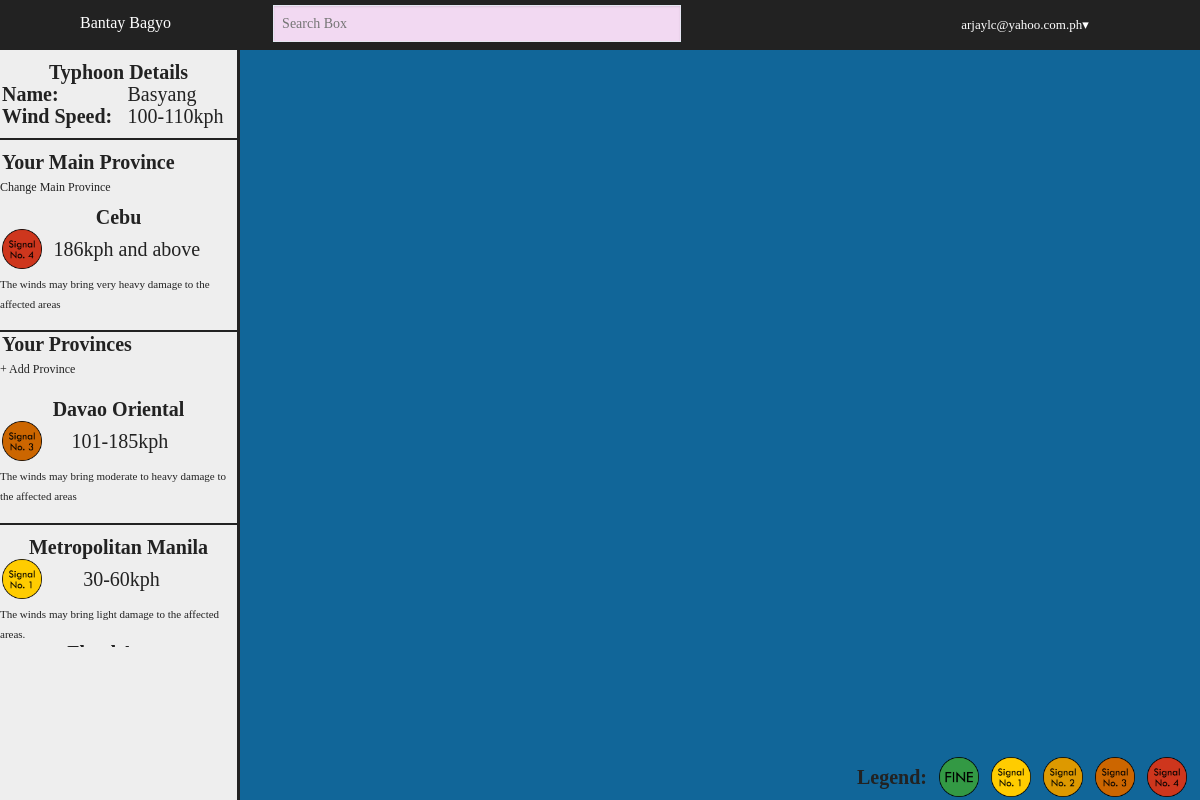
The app's page /index.php (signed in) with its own data.
### tables this page shows
CREATE TABLE typhoon(
	typhoon_name varchar(32) not null,
	windspeedmin int not null,
	windspeedmax int not null,
	primary key(typhoon_name)
);

create table signalnumbers(
	signalnumber tinyint not null,
	mapcolor varchar(6) not null,
	windspeedmin int not null,
	windspeedmax int,
	primary key(signalnumber)
);

create table user_provinces(
	email_address varchar(64) not null,
	province varchar(64) not null,
	primary key(email_address, province),
	constraint fk_email foreign key(email_address) references users(email_address) ON UPDATE CASCADE,
	constraint fk_user_province foreign key(province) references provinces(province)
);

### includes/cookie_checker.inc.php (called while the page is built, shortened)
<?php
	include ('includes/session_master.inc.php');
	$session_master = new SessionMaster();
?>

### includes/session_master.inc.php (called while the page is built, shortened)
<?php
	class SessionMaster{
		public function isLoggedIn(){
			if(isset($_SESSION['logged'])){
				if($_SESSION['logged'] == true)
					return true;
				else return false;
			}
			else return false;
		}
	}
?>

### includes/database_master.inc.php (called while the page is built, shortened)
<?php
	class DatabaseMaster{
		private $databaseConnection;
		private function connectDatabase(){
			$host = 'localhost';
			$user = 'root';
			$password = '';
			$db_name = 'bantaybagyo';
			$this->databaseConnection = mysqli_connect($host, $user, $password, $db_name);
			mysqli_set_charset($this->databaseConnection, 'utf8');
		}
		public function querySelect($query){
			$result = mysqli_query($this->databaseConnection, $query);
			if($result){
				$resultData = array();
				$rowCount = mysqli_num_rows($result);
				if($rowCount >= 1){
					if($rowCount == 1)
						$resultData[] = mysqli_fetch_array($result, MYSQLI_ASSOC);
					else{
						while($rowData = mysqli_fetch_array($result, MYSQLI_ASSOC))
							$resultData[] = $rowData;
					}
					return $resultData;
				}
				else return $resultData;
			}
			else return false;
		}
	}
?>

### includes/mainpage_typhoon_details.inc.php (the view, shortened to what this page needs)
<div id = "floating-sidebar-typhoon">
	<div id = "typhoon-details" class = "floating-sidebar-details">
	  <table>
	    <tr>
	      <th class="table-cat" colspan=2>Typhoon Details</th>
	    </tr>
	    <?php
			require_once('includes/database_master.inc.php');
			$database_master = new DatabaseMaster();
	    	$query = "SELECT * FROM typhoon";
	    	$queryResult = $database_master->querySelect($query);
	    	if(empty($queryResult)){
	    		echo 'no database';
	    	} else{?>
	    	<tr>
		      <td class="table-cat">Name:</td>
		      <td><?php echo $queryResult[0]['typhoon_name']?></td>
		    </tr>
		    <tr>
		      <td class="table-cat">Wind Speed:</td>
		      <td><?php echo $queryResult[0]['windspeedmin'].'-'.$queryResult[0]['windspeedmax']."kph"?></td>
		    </tr>
	    <?php
	    	}
	    ?>
	  </table>
	</div>
			<?php
				if(isset($_SESSION['logged'])){?>
			<div class="floating-sidebar-details">
				<table>
					<tr>
						<td class = "table-cat">Your Main Province</td>
					</tr>
				</table>
				<button id = "changeProvinceButton" type =  "button" onmousedown = "toggleMainProvince()">Change Main Province</button>
			<div id="main-province">
			<?php
					showProvinceTable($_SESSION['province']);
			?>
			</div>
			</div>
			<?php
					$query = "SELECT province FROM user_provinces WHERE email_address = '".$_SESSION['email'].
					"' AND NOT province = '".$_SESSION['province']."'";
					$queryResult = $database_master->querySelect($query);
					if(!empty($queryResult)){?>
					<div>
						<table>
							<tr>
								<td class = "table-cat">Your Provinces</td>
							</tr>
						</table>
						<button id = "addProvinceButton" onmousedown = "toggleProvince()">+ Add Province</button>
					<div id = "other-province-details">
			<?php
					foreach($queryResult as $row){
						echo '<div class = "floating-sidebar-details">';
						showProvinceTable($row['province']);
						echo '</div>';
					}?>
				</div>
					</div>
			<?php
				} else{
					echo '<button id = "addProvinceButton" onmousedown = "toggleProvince()">+ Add Province</button>';
				}
			?>
			<?php
				}
			?>
</div>
<?php
function showProvinceTable($province){
	$database_master = new DatabaseMaster();
?>
<div id = "province">
		<table>
		<tr>
			<th class = "table-cat" colspan=2><?php echo $province?></th>
		</tr>
<?php
			$querySignal = 'SELECT signalnumber FROM provinces WHERE province = "'.$province.'"';
			$querySignalResult = $database_master->querySelect($querySignal);
			$message = "";
			if(isset($querySignalResult[0]['signalnumber'])){
				$signalnumber =$querySignalResult[0]['signalnumber'];
				if($signalnumber ==1){
					$src = "../Assets/sig1.png";
					$message = "The winds may bring light damage to the affected areas.";
				} else if ($signalnumber ==2){
					$src = "../Assets/sig2.png";
					$message = "The winds may bring light to moderate damage to the affected areas.";
				} else if ($signalnumber ==3){
					$src = "../Assets/sig3.png";
					$message = "The winds may bring moderate to heavy damage to the affected areas";
				} else if ($signalnumber== 4){
					$src = "../Assets/sig4.png";
					$message = "The winds may bring very heavy damage to the affected areas";
				}
				$queryDetails = "SELECT mapcolor, windspeedmin, windspeedmax FROM signalnumbers WHERE signalnumber =".$signalnumber;
				$queryDetailsResult = $database_master->querySelect($queryDetails);
				$windspeedmax = $queryDetailsResult[0]['windspeedmax'];
				$windspeedmin = $queryDetailsResult[0]['windspeedmin'];
?>
				<tr>
					<td class = "table-cat"><img src="<?php echo $src?>" width = 40></td>
					<td><?php
						echo $windspeedmin;
						if(isset($windspeedmax)){
							echo '-'.$windspeedmax.'kph';
						} else{
							echo 'kph and above';
						}
					?>
					</td>
				</tr>
<?php
			} else{?>
				<td><img src="../Assets/fine.png" width = 40></td>
				<td>No Typhoon</td>
<?php
			}?>
			</table>
			<span><?php echo $message?></span>
<?php
			$queryFlood = "SELECT flood_area, flood_depth FROM flood_areas WHERE province ='".$province."'";
			$queryResult = $database_master->querySelect($queryFlood);
			if(!empty($queryResult)){?>
			<table>
				<tr>
			      <th class="table-cat" colspan=2>Flood Areas</th>
			    </tr>
				<?php
			}
			?>
			</table>
</div>
<?php
		}
?>

### includes/header.inc.php (shortened to what this page needs)
<!doctype html>
<?php
  include ('includes/cookie_checker.inc.php');
?>
<html class="no-js" lang="en">
  <head>
    <link rel="stylesheet" href="css/foundation.css" />
    <link rel="stylesheet" href="css/bantaybagyo.css" />
  </head>
  <body>
    <header>
      <div id="header-wrapper">
        <div id = "logo-wrapper">
	       <p><a href="">Bantay Bagyo</a></p>
        </div>
	<div id = "searchbox">
	<input id="pac_input" class="controls" type="text" placeholder="Search Box">
	</div>
        <div id = "form-wrapper">
            <?php
              if($session_master->isLoggedin()){
                include ('includes/header_options_button.inc.php');
              } else{
                include ('includes/header_buttons.inc.php');
              }
            ?>
          </div>
        </div>
    </header>

### includes/header_options_button.inc.php (shortened to what this page needs)
<div id = "user-options">
	<button id ="optionsbutton" onmousedown="showDropdown()">
		<?php echo $_SESSION['email'].'▾'?>
	</button>
</div>

### includes/mainpage.inc.php (shortened to what this page needs)
<div id = "mainContentWrapper">
    <?php
      require_once('includes/session_master.inc.php');
      $session_master = new SessionMaster();
      if($session_master->isLoggedin()){
        require_once 'includes/change_password_form.inc.php';
        require_once 'includes/add_province_form.inc.php';
        require_once 'includes/change_province_form.inc.php';
      } else{
        require_once 'includes/register.inc.php';
        require_once 'includes/login.inc.php';
        require_once 'includes/overlay.inc.php';
      }
    ?>
    <?php
      require_once('includes/mainpage_typhoon_details.inc.php');
      require_once('includes/mainpage_legend.inc.php');
      require_once('includes/mainpage_map.inc.php');
    ?>
</div>

### includes/change_password_form.inc.php (shortened to what this page needs)
<link rel="stylesheet" href="css/jquery-ui-1.10.4.custom.min.css" />

### includes/add_province_form.inc.php (shortened to what this page needs)
<link rel="stylesheet" href="css/jquery-ui-1.10.4.custom.min.css" />

### includes/change_province_form.inc.php (shortened to what this page needs)
<link rel="stylesheet" href="css/jquery-ui-1.10.4.custom.min.css" />

### includes/mainpage_legend.inc.php
<div id="legend">
	<table>
	  <tr>
	    <td class="table-cat">Legend:</td>
	    <td><img src="../Assets/fine.png" width = 40></td>
	    <td><img src="../Assets/sig1.png" width = 40></td>
	    <td><img src="../Assets/sig2.png" width = 40></td>
	    <td><img src="../Assets/sig3.png" width = 40></td>
	    <td><img src="../Assets/sig4.png" width = 40></td>
	  </tr>
	</table>
</div>

### includes/mainpage_map.inc.php (shortened to what this page needs)
<div id = "mapWrapper">
	<div id="map_canvas"></div>
    </div>

### index.php (shortened to what this page needs)
<?php
	require('includes/header.inc.php');
  	require('includes/mainpage.inc.php');
?>
  </body>
</html>

### css/bantaybagyo.css (style rules this page uses)
html,body { height:100%; width:100%; padding: 0px; margin: 0px; }
body { background-color:#116699; font-family: 'Century Gothic'; }
body, button, #submitForm { font-family: 'Century Gothic'; }
body, div, ul, li, p, span, label { cursor:default; }
span { font-size: 11px; }
p, button { margin:0px; }
button { padding: 0px; height: 50px; width:100px; background-color: #222; }
a { color: white; text-decoration: none; min-height: 100px; }
header { z-index: 2; position: absolute; top:0; background-color: #222; height:50px; color: white; width:100%; }
input:valid, input:in-range { background:hsl(120, 50%, 90%); border-color:hsl(120, 50%, 50%); }
input:optional:valid { background:hsl(300, 50%, 90%); border:1px dotted hsl(180, 50%, 90%); }
#header-wrapper { width:85%; margin-left: 80px; margin-right:auto; font: 30px; }
#logo-wrapper { padding-top: 10px; float: left; }
#form-wrapper { float: right; }
#floating-sidebar-typhoon,#floating-sidebar-signal { background-color: #eee; color: #222; font-size: 20px; }
#floating-sidebar-typhoon { z-index: 5; position: fixed; float:left; height: 100%; width: 20%; border-right-style:solid; border-right-width:medium; }
#province { margin-bottom: 10px; }
.floating-sidebar-details { padding-top: 10px; padding-bottom: 10px; margin-top: 0; width: 100%; border-bottom: #222; border-bottom-width: 2px; border-bottom-style: solid; }
#typhoon-details { max-height: 15%; }
.floating-sidebar-details table { width: 100%; }
#map_canvas { position: relative; float:right; width: 80%; height: 100%; }
.table-cat { font-weight: bold; }
#mainContentWrapper { padding-top: 50px; clear: both; width: 100%; height: 100%; }
#mapWrapper, #phMap { position: fixed; width: 100%; padding: 0px; margin: 0px; }
#mapWrapper { height: 100%; }
#legend { z-index: 2; position: fixed; bottom:0; right: 0; color: #222; font-size: 20px; height: 50px; width: 350px; }
#legend table td { text-align: center; padding: 5px 5px; }
#optionsbutton { width: 100%; min-width: 150px; max-width: 100%; font-size: 13px; }
#changePasswordButton, #addProvinceButton, #changeProvinceButton, #forgotPasswordButton { color: gray; background: white; font-size: 13px; height: auto; width: auto; margin-bottom: 10px; }
#searchbox { float:left; padding-top: 5px; padding-left: 10%; width: 50%; }
#main-province { max-height: 115px; }
#other-province-details { max-height: 260px; }
#other-province-details, #main-province { overflow-y: auto; }
#addProvinceButton, #changeProvinceButton { background-color: #eee; color: #222; font-size: 12px; }

### records on screen
typhoon: typhoon_name "Basyang", windspeedmin "100", windspeedmax "110"
signalnumbers: windspeedmin "186"
user_provinces: province "Davao Oriental", shows a picture, signalnumbers.windspeedmin "101", signalnumbers.windspeedmax "185", message "The winds may bring moderate to heavy damage to the affected areas"
user_provinces: province "Metropolitan Manila", shows a picture, signalnumbers.windspeedmin "30", signalnumbers.windspeedmax "60", message "The winds may bring light damage to the affected areas."

### other values on screen
$_SESSION['email'] "arjaylc@yahoo.com.ph"
$province "Cebu"
$message "The winds may bring very heavy damage to the affected areas"
